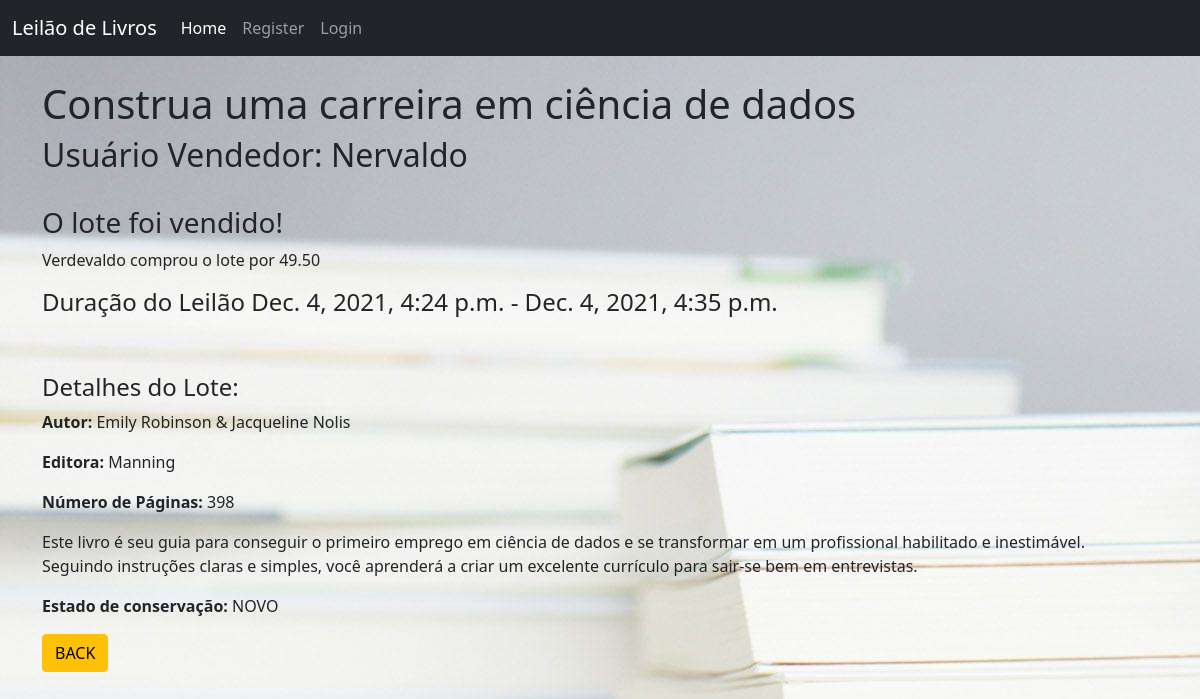
Page /lote/12/ on the committed database.
### app/models.py (models this page shows, shortened)
class Lote(models.Model):
    cliente_vendedor = models.ForeignKey(User, on_delete=models.CASCADE)
    nome = models.CharField(max_length=200)
    descricao = models.TextField()
    estado_conservacao = models.TextField(
        choices=[('VELHO', 'VELHO'),
                 ('SEMINOVO', 'SEMINOVO'),
                 ('NOVO', 'NOVO')],
        default='VELHO',
    )
    autor = models.CharField(max_length=200, default="Autor")
    editora = models.CharField(max_length=200, default="Editora")
    numero_de_paginas = models.DecimalField(max_digits=5, decimal_places=0, default=0)
    valor_minimo_lance = models.DecimalField(max_digits=11, decimal_places=2, default=0)
    valor_minimo_incremento_por_lance = models.DecimalField(max_digits=11, decimal_places=2, default=0.01)
    valor_reserva = models.DecimalField(max_digits=11, decimal_places=2)
    data_inicio = models.DateTimeField()
    data_final = models.DateTimeField(null = True)
    valor_lance_mais_alto = models.DecimalField(max_digits=11, decimal_places=2, default=0)
    cliente_comprador_lance_mais_alto = models.ForeignKey(User, on_delete=models.SET_NULL, null=True, related_name='cliente_vendedor')
    taxa_comissao = models.DecimalField(max_digits=11, decimal_places=2, default=0)
    numero_de_lances = models.DecimalField(max_digits=11, decimal_places=0, default=0)
    liberado_para_lances = models.BooleanField(default=False)
    leilao_finalizado = models.BooleanField(default=False)
    lote_foi_vendido = models.BooleanField(default=False)

### app/views.py (the view)
# urls.py: path('lote/<int:pk>/', views.LoteDetailView.as_view(), name="lote_detail"),
class LoteDetailView(DetailView):
    model = models.Lote
    template_name = 'lote_detail.html'

### app/templates/lote_detail.html (shortened to what this page needs)
{% extends 'base.html' %}
{% block content %}
    <h1> {{ lote.nome }} </h1>
    <h2> Usuário Vendedor: {{ lote.cliente_vendedor.username }} </h2>
    <br/>
    {% if lote.liberado_para_lances == True %}
        {% if lote.leilao_finalizado == False %}
            {% if lote.valor_lance_mais_alto > 0 %}
                {% if lote.numero_de_lances == 1 %}
                    <p> Este lote recebeu {{ lote.numero_de_lances }} lance. </p>
                {% else %}
                    <p> Este lote recebeu {{ lote.numero_de_lances }} lances. </p>
                {% endif %}
                <br/>
                <h3> Atual lance vencedor :</h3>
                <p> {{ lote.cliente_comprador_lance_mais_alto.username }} deu um lance de {{ lote.valor_lance_mais_alto }} </p>
                <p> Valor mínimo de incremento = {{lote.valor_minimo_incremento_por_lance}}</p>
                <p><i>Após o Leiloeiro finalizar o leilão, será anunciado o vencedor.</i></p>
            {% else %}
                <h3>Ainda não tivemos lances nesse lote.</h3>
                <p>Valor minimo do lance = {{lote.valor_minimo_lance}}</p>
            {% endif %}
            <h4> Duração do Leilão {{ lote.data_inicio }} - {{ lote.data_final }}</h4>
        {% else %}
            {% if lote.valor_lance_mais_alto >= lote.valor_reserva %}
                <h3> O lote foi vendido! </h3>
                <p> {{ lote.cliente_comprador_lance_mais_alto.username }} comprou o lote por {{ lote.valor_lance_mais_alto }} </p>
            {% endif %}
            {% if lote.liberado_para_lances == True %}
                <h4> Duração do Leilão {{ lote.data_inicio }} - {{ lote.data_final }}</h4>
            {% endif %}
        {% endif %}
    {% else %}
        <strong>Esse lote ainda não foi liberado para lances. Volte em breve!</strong>
    {% endif %}
    <br/><br/>
    <h4>Detalhes do Lote:</h4>
    <p> <b>Autor:</b> {{lote.autor}}</p>
    <p> <b>Editora:</b> {{lote.editora}} </p>
    <p> <b>Número de Páginas:</b> {{lote.numero_de_paginas}} </p>
    <p> {{ lote.descricao }} </p>
    <p> <b>Estado de conservação:</b> {{ lote.estado_conservacao }}</p>
    <a href="{% url 'home' %}" class="btn btn-warning"> BACK </a>
{% endblock %}

### rows in the picture
Lote: nome "Construa uma carreira em ciência de dados", cliente_vendedor.username "Nervaldo", cliente_comprador_lance_mais_alto.username "Verdevaldo", valor_lance_mais_alto "49.50", data_inicio "Dec. 4, 2021, 4:24 p.m.", data_final "Dec. 4, 2021, 4:35 p.m.", autor "Emily Robinson & Jacqueline Nolis", editora "Manning", numero_de_paginas "398", descricao "Este livro é seu guia para conseguir o primeiro emprego em ciência de dados e se transformar em um profissional habilitado e inestimável. Seguindo instruções claras e simples, você aprenderá a criar um excelente currículo para sair-se bem em entrevistas.", estado_conservacao "NOVO"
